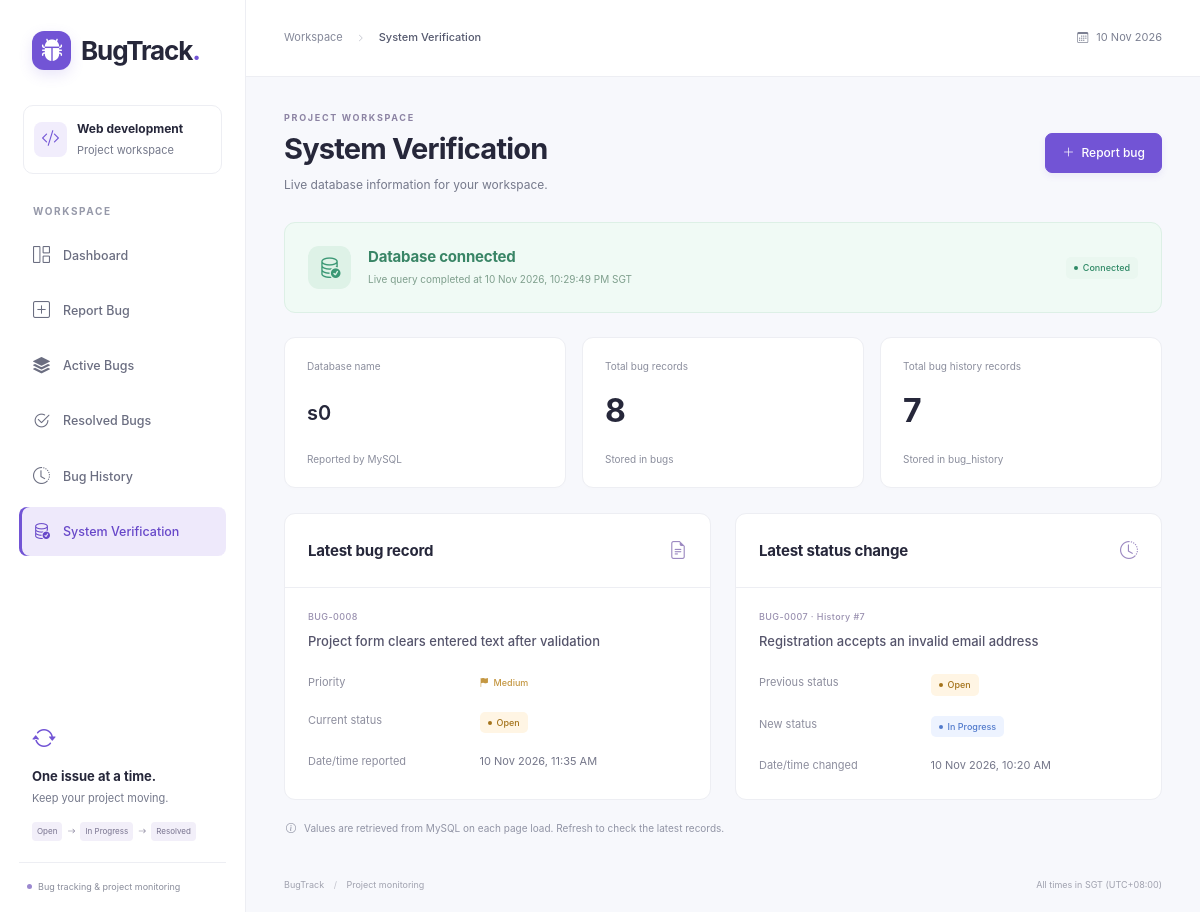
Page /verify.php on the committed database.
### tables this page shows
CREATE TABLE bugs (
    id INT UNSIGNED NOT NULL AUTO_INCREMENT,
    title VARCHAR(180) NOT NULL,
    description TEXT NOT NULL,
    priority ENUM('Low', 'Medium', 'High') NOT NULL DEFAULT 'Medium',
    status ENUM('Open', 'In Progress', 'Resolved') NOT NULL DEFAULT 'Open',
    reported_at DATETIME NOT NULL DEFAULT CURRENT_TIMESTAMP,
    updated_at DATETIME NOT NULL DEFAULT CURRENT_TIMESTAMP ON UPDATE CURRENT_TIMESTAMP,
    PRIMARY KEY (id),
    INDEX idx_bugs_status_priority (status, priority),
    INDEX idx_bugs_reported (reported_at, id),
    CONSTRAINT chk_bug_title CHECK (CHAR_LENGTH(TRIM(title)) BETWEEN 1 AND 180),
    CONSTRAINT chk_bug_description CHECK (CHAR_LENGTH(TRIM(description)) BETWEEN 1 AND 10000)
);

CREATE TABLE bug_history (
    id INT UNSIGNED NOT NULL AUTO_INCREMENT,
    bug_id INT UNSIGNED NOT NULL,
    previous_status ENUM('Open', 'In Progress', 'Resolved') NOT NULL,
    new_status ENUM('Open', 'In Progress', 'Resolved') NOT NULL,
    changed_at DATETIME NOT NULL DEFAULT CURRENT_TIMESTAMP,
    PRIMARY KEY (id),
    INDEX idx_history_bug_time (bug_id, changed_at, id),
    INDEX idx_history_changed (changed_at, id),
    CONSTRAINT fk_history_bug FOREIGN KEY (bug_id) REFERENCES bugs (id) ON DELETE RESTRICT ON UPDATE RESTRICT,
    CONSTRAINT chk_status_transition CHECK (
        (previous_status = 'Open' AND new_status = 'In Progress') OR
        (previous_status = 'In Progress' AND new_status = 'Resolved')
    )
);

### verify.php (called while the page is built, shortened)
<?php
require __DIR__ . '/pages/render.php';

### config/database.php (called while the page is built, shortened)
<?php
$settings = [
    'host' => getenv('BUG_DB_HOST') ?: '127.0.0.1',
    'port' => (int) (getenv('BUG_DB_PORT') ?: 3306),
    'name' => getenv('BUG_DB_NAME') ?: 'bugs_management',
    'user' => getenv('BUG_DB_USER') ?: 'root',
    'password' => getenv('BUG_DB_PASSWORD') !== false ? getenv('BUG_DB_PASSWORD') : '',
];
function database()
{
    static $connection;
    global $settings;
    if (!$connection) {
        $connection = new mysqli($settings['host'], $settings['user'], $settings['password'], $settings['name'], $settings['port']);
        $connection->set_charset('utf8mb4');
        $connection->query("SET time_zone = '+08:00'");
        $connection->query("SET SESSION sql_mode = 'STRICT_TRANS_TABLES,ERROR_FOR_DIVISION_BY_ZERO,NO_ENGINE_SUBSTITUTION'");
    }
    return $connection;
}

### pages/verify.php (the view)
<section class="connection-banner"><span class="connection-icon"><i class="bi bi-database-check" aria-hidden="true"></i></span><div><h2>Database connected</h2><p>Live query completed at <?= e(date('d M Y, h:i:s A')) ?> SGT</p></div><span class="status-badge resolved"><span class="status-dot"></span>Connected</span></section>
<div class="row g-3 verification-stats"><div class="col-md-4"><article class="stat-card"><span class="stat-caption">Database name</span><strong class="database-name"><?= e($verification['database_name']) ?></strong><span class="stat-caption">Reported by MySQL</span></article></div><div class="col-md-4"><article class="stat-card"><span class="stat-caption">Total bug records</span><strong class="stat-value"><?= (int) $verification['bug_count'] ?></strong><span class="stat-caption">Stored in bugs</span></article></div><div class="col-md-4"><article class="stat-card"><span class="stat-caption">Total bug history records</span><strong class="stat-value"><?= (int) $verification['history_count'] ?></strong><span class="stat-caption">Stored in bug_history</span></article></div></div>
<div class="row g-4"><div class="col-xl-6"><section class="panel verification-panel h-100"><div class="panel-heading"><h2>Latest bug record</h2><i class="bi bi-file-earmark-text" aria-hidden="true"></i></div><?php if ($latest_bug): ?><a class="latest-title" href="bug.php?id=<?= (int) $latest_bug['id'] ?>"><span class="bug-number"><?= e(bug_id($latest_bug['id'])) ?></span><?= e($latest_bug['title']) ?></a><dl class="verification-details"><dt>Priority</dt><dd><?= priority_badge($latest_bug['priority']) ?></dd><dt>Current status</dt><dd><?= status_badge($latest_bug['status']) ?></dd><dt>Date/time reported</dt><dd><?= e(date_label($latest_bug['reported_at'])) ?></dd></dl><?php else: ?><p class="p-4 text-secondary">No bugs have been reported yet.</p><?php endif; ?></section></div>
<div class="col-xl-6"><section class="panel verification-panel h-100"><div class="panel-heading"><h2>Latest status change</h2><i class="bi bi-clock-history" aria-hidden="true"></i></div><?php if ($latest_change): ?><a class="latest-title" href="bug.php?id=<?= (int) $latest_change['bug_id'] ?>"><span class="bug-number"><?= e(bug_id($latest_change['bug_id'])) ?> · History #<?= (int) $latest_change['id'] ?></span><?= e($latest_change['title']) ?></a><dl class="verification-details"><dt>Previous status</dt><dd><?= status_badge($latest_change['previous_status']) ?></dd><dt>New status</dt><dd><?= status_badge($latest_change['new_status']) ?></dd><dt>Date/time changed</dt><dd><?= e(date_label($latest_change['changed_at'])) ?></dd></dl><?php else: ?><p class="p-4 text-secondary">No status changes have been recorded yet.</p><?php endif; ?></section></div></div>
<p class="list-note"><i class="bi bi-info-circle" aria-hidden="true"></i> Values are retrieved from MySQL on each page load. Refresh to check the latest records.</p>

### includes/functions.php (shortened to what this page needs)
<?php
function e($value)
{
    return htmlspecialchars((string) $value, ENT_QUOTES | ENT_SUBSTITUTE, 'UTF-8');
}
function query($sql, $types = '', $values = [])
{
    $statement = database()->prepare($sql);
    $statement->execute();
    return $statement;
}
function row($sql, $types = '', $values = [])
{
    return query($sql, $types, $values)->get_result()->fetch_assoc();
}
function status_badge($status)
{
    $classes = ['Open' => 'open', 'In Progress' => 'progress-status', 'Resolved' => 'resolved'];
    return '<span class="status-badge ' . ($classes[$status] ?? '') . '"><span class="status-dot"></span>' . e($status) . '</span>';
}
function priority_badge($priority)
{
    $classes = ['High' => 'priority-high', 'Medium' => 'priority-medium', 'Low' => 'priority-low'];
    return '<span class="priority-badge ' . ($classes[$priority] ?? '') . '"><i class="bi bi-flag-fill" aria-hidden="true"></i> ' . e($priority) . '</span>';
}
function bug_id($id)
{
    return 'BUG-' . str_pad((string) $id, 4, '0', STR_PAD_LEFT);
}
function date_label($date)
{
    return $date ? date('d M Y, h:i A', strtotime($date)) : '—';
}
    ?>

### assets/css/style.css (style rules this page uses)
:root { --accent:#7254d5;--accent-dark:#5e40bd;--ink:#26273a;--muted:#75798b;--line:#edeef3;--bg:#f7f8fc;--sidebar:246px }
* { box-sizing:border-box }
body { margin:0;background:var(--bg);color:var(--ink);font-family:Inter,-apple-system,BlinkMacSystemFont,"Segoe UI",sans-serif;font-size:14px;line-height:1.6 }
a { color:var(--accent);text-decoration:none }
h2 { font-size:15px;font-weight:650;letter-spacing:-.2px;margin:0 }
.stat-card { background:#fff;border:1px solid var(--line);border-radius:11px;padding:20px 22px;min-height:151px;box-shadow:0 2px 3px #22223e02;height:100% }
.stat-value { display:block;font-size:32px;line-height:1.25;letter-spacing:-1px;margin:5px 0 9px;font-weight:650 }
.stat-caption { font-size:10px;color:#8b8e9d;display:block }
.panel { background:#fff;border:1px solid var(--line);border-radius:11px;overflow:hidden }
.panel-heading { display:flex;align-items:center;justify-content:space-between;gap:16px;padding:22px 23px }
.bug-number { display:block;color:#9a91b0;font-size:9px;letter-spacing:.4px;font-weight:500 }
.status-badge { display:inline-flex;align-items:center;gap:5px;padding:4px 8px;border-radius:5px;font-size:9px;line-height:1.5;font-weight:550;white-space:nowrap }
.status-dot { width:4px;height:4px;background:currentColor;border-radius:50% }
.status-badge.open { color:#a4731b;background:#fff5e4 }
.status-badge.progress-status { color:#527bcc;background:#edf3ff }
.status-badge.resolved { color:#2f8966;background:#eaf7f0 }
.priority-badge { display:inline-flex;align-items:center;gap:5px;font-size:9px;white-space:nowrap;font-weight:550 }
.priority-badge i { font-size:9px }
.priority-medium { color:#c49742 }
.list-note { display:flex;gap:8px;align-items:baseline;color:#9194a5;font-size:10px;margin:20px 2px 0 }
.connection-banner { display:flex;align-items:center;gap:17px;background:#f0faf5;border:1px solid #ddf0e6;border-radius:11px;padding:23px;margin-bottom:24px }
.connection-icon { width:43px;height:43px;display:grid;place-items:center;background:#def2e7;border-radius:11px;color:#3b9875;font-size:22px }
.connection-banner h2 { color:#398566 }
.connection-banner p { margin:5px 0 0;font-size:10px;color:#7f9f8d }
.connection-banner>.status-badge { margin-left:auto }
.verification-stats { margin-bottom:25px }
.verification-stats .stat-card { display:flex;flex-direction:column;justify-content:space-between;gap:10px }
.database-name { font-size:20px;overflow-wrap:anywhere;font-weight:600;line-height:1.4 }
.verification-panel .panel-heading { border-bottom:1px solid var(--line) }
.verification-panel .panel-heading>i { color:#9c89c1;font-size:18px }
.latest-title { display:block;margin:22px 23px;color:#55546b;font-size:13px;font-weight:550;overflow-wrap:anywhere }
.latest-title .bug-number { margin-bottom:7px }
.verification-details { display:grid;grid-template-columns:1fr 1.3fr;gap:20px 12px;margin:0;padding:0 23px 24px;font-size:11px }
.verification-details dt { font-weight:400;color:#8d8e9e }
.verification-details dd { margin:0;color:#75778a }

### rows in the picture
bugs: id "BUG-0008", title "Project form clears entered text after validation", priority "Medium", status "Open", reported_at "10 Nov 2026, 11:35 AM"
bug_history: bug "BUG-0007", id "7", bug.title "Registration accepts an invalid email address", previous_status "Open In Progress", changed_at "10 Nov 2026, 10:20 AM"

### other values in the picture
$menu[3] "Dashboard"
$menu[3] "Report Bug"
$menu[3] "Active Bugs"
$menu[3] "Resolved Bugs"
$menu[3] "Bug History"
$menu[3] "System Verification"
$page_title "System Verification"
$page_subtitle "Live database information for your workspace."
$verification['database_name'] "s0"
$verification['bug_count'] "8"
$verification['history_count'] "7"
